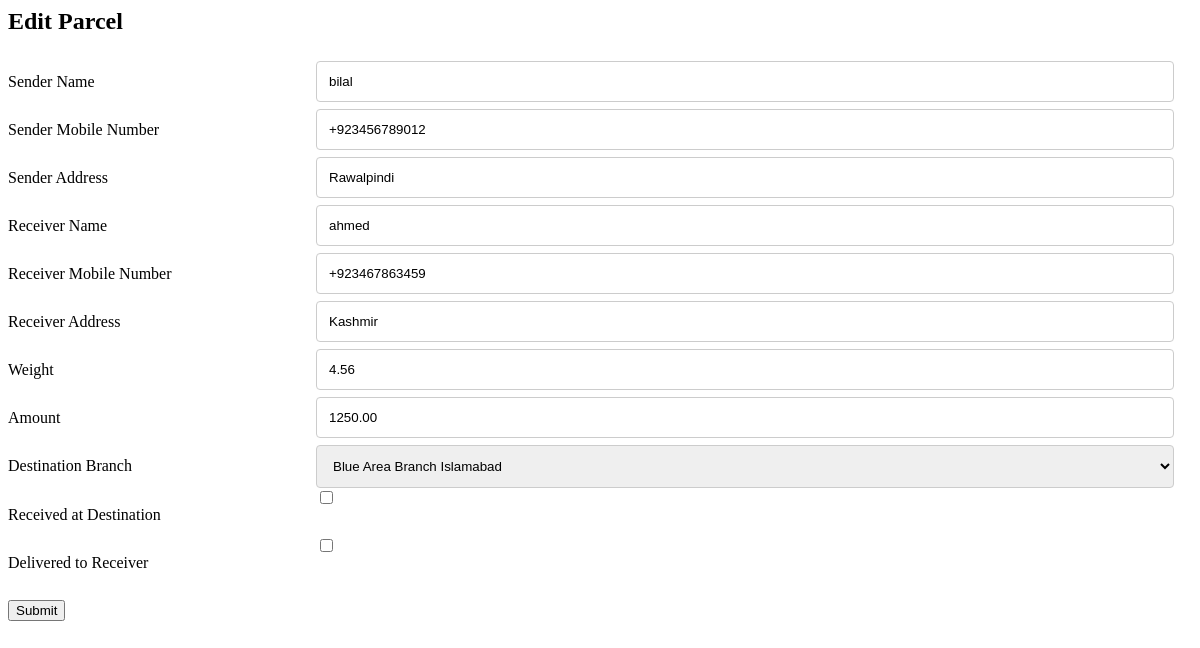
The page /editparcel/11 on the database as committed earlier.
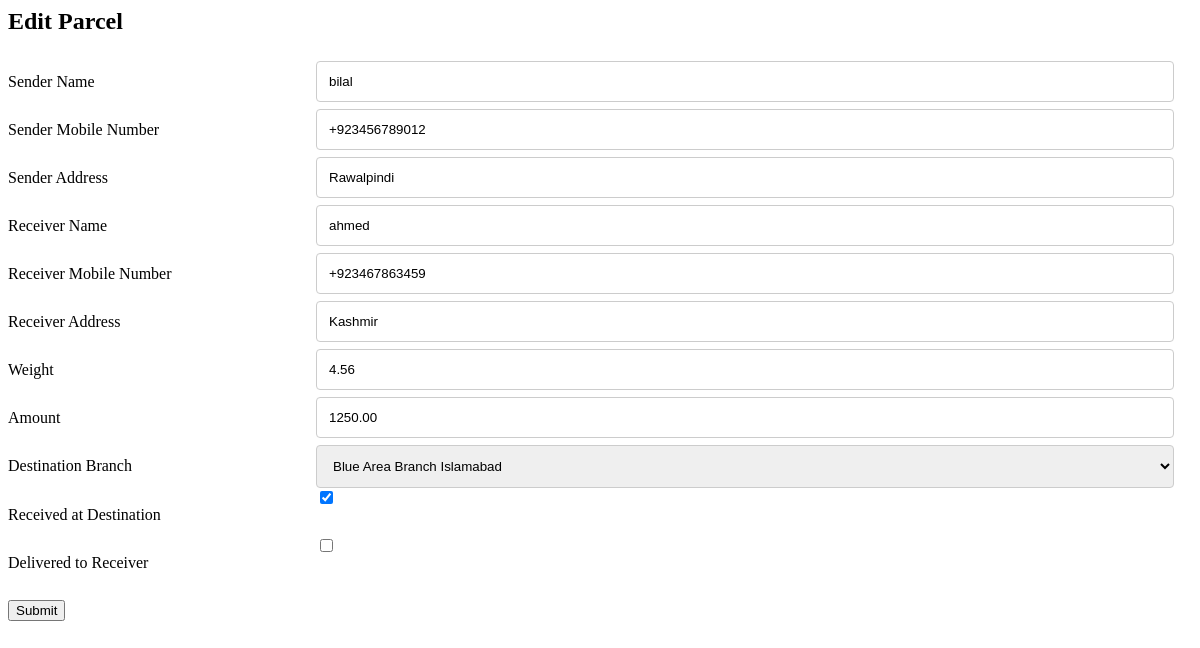
The same page on the database as committed later.
### app.py (models this page shows, shortened)
class BaseModel(Model):
    class Meta:
        database = database

class Parcel(BaseModel):
    user = ForeignKeyField(User, backref='parcels')
    parcelnumber = TextField()
    sendername = TextField()
    sendermobilenumber = TextField()
    senderaddress = TextField()
    receivername = TextField()
    receivermobilenumber = TextField()
    receiveraddress = TextField()
    parcelweight = DecimalField()
    amount = DecimalField()
    pub_date = DateTimeField()
    destination_branch = IntegerField()
    is_received_at_destination = BitField()
    is_delivered_to_receiever = BitField()

### app.py (the view)
@app.route('/editparcel/<int:id>', methods=['GET', 'POST'])
def editparcel(id):
    parcel = get_object_or_404(Parcel, Parcel.id == id)
    form = ParcelForm(formdata=request.form, obj=parcel)
    form.is_received_at_destination.checked = parcel.is_received_at_destination
    form.is_delivered_to_receiever.checked = parcel.is_delivered_to_receiever
    if request.method == 'POST':
     is_checked = request.form.get('is_received_at_destination')
     is_checked_delivered_to_receiever = request.form.get('is_delivered_to_receiever')
     is_delivered_to_receiever = False
     is_receieved_from_db = False
     is_receieved = False
     if is_checked_delivered_to_receiever == 'Y':
        is_delivered_to_receiever = True
     if parcel.is_received_at_destination == 1:
        is_receieved_from_db = True
        print("is_checked="+is_checked)
     if is_checked=="y":
        is_receieved=True
     send_sms(parcel.parcelnumber, parcel.receivermobilenumber)
     if is_receieved and is_receieved_from_db is False:
            print("message Sent")
            print(request.form.get('is_received_at_destination', False))
            send_sms(parcel.parcelnumber,parcel.receivermobilenumber)
     else:
            print("message not sent")
     parcel.is_received_at_destination = is_receieved
     parcel.is_delivered_to_receiever = is_delivered_to_receiever
     parcel.save()
     return redirect(url_for('parcels', id=id))
    else:
     return render_template('update.html', form=form)

### app.py (called while the page is built)
def get_current_user():
    if session.get('logged_in'):
        return User.get(User.id == session['user_id'])

def get_object_or_404(model, *expressions):
    try:
        return model.get(*expressions)
    except model.DoesNotExist:
        abort(404)

@app.before_request
def before_request():
    g.db = database
    g.db.connect(reuse_if_open=True)

@app.after_request
def after_request(response):
    g.db.close()
    return response

@app.context_processor
def _inject_user():
    return {'current_user': get_current_user()}

### templates/update.html (shortened to what this page needs)
<h2>Edit  Parcel</h2>
<div class="container">
{% from "_formhelpers.html" import render_field %}
    <form method=post>
        <dl>
<div class="row">
            {{ render_field(form.sendername) }}
</div>
          <div class="row">  {{ render_field(form.sendermobilenumber) }}
          </div>
        <div class="row">    {{ render_field(form.senderaddress) }}  </div>
        <div class="row">    {{ render_field(form.receivername) }}  </div>
        <div class="row mobile_num">    {{ render_field(form.receivermobilenumber) }}  </div>
         <div class="row">   {{ render_field(form.receiveraddress) }}  </div>
         <div class="row">   {{ render_field(form.parcelweight) }}  </div>
         <div class="row">   {{ render_field(form.amount) }}  </div>
          <div class="row">  {{ render_field(form.destination_branch) }}  </div>
          <div class="row">  {{ render_field(form.is_received_at_destination) }}  </div>
          <div class="row" class="delivered">  {{ render_field(form.is_delivered_to_receiever) }}  </div>
        </dl>
        <input type=submit value=Submit>
    </form>
</div>

### templates/_formhelpers.html (shortened to what this page needs)
{% macro render_field(field) %}
    <dt>{{ field.label }}
    <dd>{{ field(**kwargs)|safe }}
    </dd>
{% endmacro %}

Rows that differ between the two databases and show on the page:
changed Parcel "bilal": is_received_at_destination "☐" → "☑"
